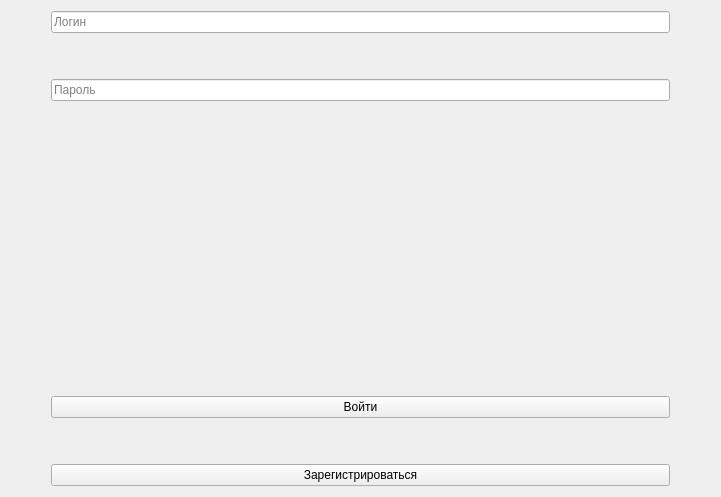
<?xml version="1.0" encoding="UTF-8"?>
<ui version="4.0">
 <class>Login</class>
 <widget class="QMainWindow" name="Login">
  <property name="geometry">
   <rect>
    <x>0</x>
    <y>0</y>
    <width>721</width>
    <height>497</height>
   </rect>
  </property>
  <property name="windowTitle">
   <string>Login</string>
  </property>
  <widget class="QWidget" name="centralwidget">
   <property name="maximumSize">
    <size>
     <width>908</width>
     <height>582</height>
    </size>
   </property>
   <layout class="QGridLayout" name="gridLayout_2">
    <item row="0" column="0">
     <layout class="QGridLayout" name="gridLayout">
      <item row="0" column="0">
       <layout class="QVBoxLayout" name="verticalLayout_3">
        <item>
         <layout class="QVBoxLayout" name="verticalLayout">
          <item>
           <layout class="QHBoxLayout" name="horizontalLayout_3">
            <item>
             <spacer name="horizontalSpacer_3">
              <property name="orientation">
               <enum>Qt::Horizontal</enum>
              </property>
              <property name="sizeType">
               <enum>QSizePolicy::Fixed</enum>
              </property>
              <property name="sizeHint" stdset="0">
               <size>
                <width>40</width>
                <height>20</height>
               </size>
              </property>
             </spacer>
            </item>
            <item>
             <widget class="QLineEdit" name="loginField">
              <property name="placeholderText">
               <string>Логин</string>
              </property>
             </widget>
            </item>
            <item>
             <spacer name="horizontalSpacer_4">
              <property name="orientation">
               <enum>Qt::Horizontal</enum>
              </property>
              <property name="sizeType">
               <enum>QSizePolicy::Fixed</enum>
              </property>
              <property name="sizeHint" stdset="0">
               <size>
                <width>40</width>
                <height>20</height>
               </size>
              </property>
             </spacer>
            </item>
           </layout>
          </item>
          <item>
           <spacer name="verticalSpacer_2">
            <property name="orientation">
             <enum>Qt::Vertical</enum>
            </property>
            <property name="sizeType">
             <enum>QSizePolicy::Minimum</enum>
            </property>
            <property name="sizeHint" stdset="0">
             <size>
              <width>20</width>
              <height>40</height>
             </size>
            </property>
           </spacer>
          </item>
          <item>
           <layout class="QHBoxLayout" name="horizontalLayout_5">
            <item>
             <spacer name="horizontalSpacer_2">
              <property name="orientation">
               <enum>Qt::Horizontal</enum>
              </property>
              <property name="sizeType">
               <enum>QSizePolicy::Fixed</enum>
              </property>
              <property name="sizeHint" stdset="0">
               <size>
                <width>40</width>
                <height>20</height>
               </size>
              </property>
             </spacer>
            </item>
            <item>
             <widget class="QLineEdit" name="passwordField">
              <property name="toolTip">
               <string/>
              </property>
              <property name="text">
               <string/>
              </property>
              <property name="placeholderText">
               <string>Пароль</string>
              </property>
             </widget>
            </item>
            <item>
             <spacer name="horizontalSpacer">
              <property name="orientation">
               <enum>Qt::Horizontal</enum>
              </property>
              <property name="sizeType">
               <enum>QSizePolicy::Fixed</enum>
              </property>
              <property name="sizeHint" stdset="0">
               <size>
                <width>40</width>
                <height>20</height>
               </size>
              </property>
             </spacer>
            </item>
           </layout>
          </item>
         </layout>
        </item>
        <item>
         <spacer name="verticalSpacer">
          <property name="orientation">
           <enum>Qt::Vertical</enum>
          </property>
          <property name="sizeType">
           <enum>QSizePolicy::Expanding</enum>
          </property>
          <property name="sizeHint" stdset="0">
           <size>
            <width>20</width>
            <height>40</height>
           </size>
          </property>
         </spacer>
        </item>
        <item>
         <layout class="QHBoxLayout" name="horizontalLayout">
          <item>
           <spacer name="horizontalSpacer_7">
            <property name="orientation">
             <enum>Qt::Horizontal</enum>
            </property>
            <property name="sizeType">
             <enum>QSizePolicy::Minimum</enum>
            </property>
            <property name="sizeHint" stdset="0">
             <size>
              <width>40</width>
              <height>20</height>
             </size>
            </property>
           </spacer>
          </item>
          <item>
           <widget class="QPushButton" name="logInButton">
            <property name="text">
             <string>Войти</string>
            </property>
           </widget>
          </item>
          <item>
           <spacer name="horizontalSpacer_5">
            <property name="orientation">
             <enum>Qt::Horizontal</enum>
            </property>
            <property name="sizeType">
             <enum>QSizePolicy::Minimum</enum>
            </property>
            <property name="sizeHint" stdset="0">
             <size>
              <width>40</width>
              <height>20</height>
             </size>
            </property>
           </spacer>
          </item>
         </layout>
        </item>
        <item>
         <spacer name="verticalSpacer_3">
          <property name="orientation">
           <enum>Qt::Vertical</enum>
          </property>
          <property name="sizeType">
           <enum>QSizePolicy::Minimum</enum>
          </property>
          <property name="sizeHint" stdset="0">
           <size>
            <width>20</width>
            <height>40</height>
           </size>
          </property>
         </spacer>
        </item>
        <item>
         <layout class="QHBoxLayout" name="horizontalLayout_4">
          <item>
           <spacer name="horizontalSpacer_8">
            <property name="orientation">
             <enum>Qt::Horizontal</enum>
            </property>
            <property name="sizeType">
             <enum>QSizePolicy::Minimum</enum>
            </property>
            <property name="sizeHint" stdset="0">
             <size>
              <width>40</width>
              <height>20</height>
             </size>
            </property>
           </spacer>
          </item>
          <item>
           <widget class="QPushButton" name="goToRegisterButton">
            <property name="text">
             <string>Зарегистрироваться</string>
            </property>
           </widget>
          </item>
          <item>
           <spacer name="horizontalSpacer_6">
            <property name="orientation">
             <enum>Qt::Horizontal</enum>
            </property>
            <property name="sizeType">
             <enum>QSizePolicy::Minimum</enum>
            </property>
            <property name="sizeHint" stdset="0">
             <size>
              <width>40</width>
              <height>20</height>
             </size>
            </property>
           </spacer>
          </item>
         </layout>
        </item>
       </layout>
      </item>
     </layout>
    </item>
   </layout>
  </widget>
 </widget>
 <layoutdefault spacing="6" margin="11"/>
 <resources/>
 <connections/>
</ui>
